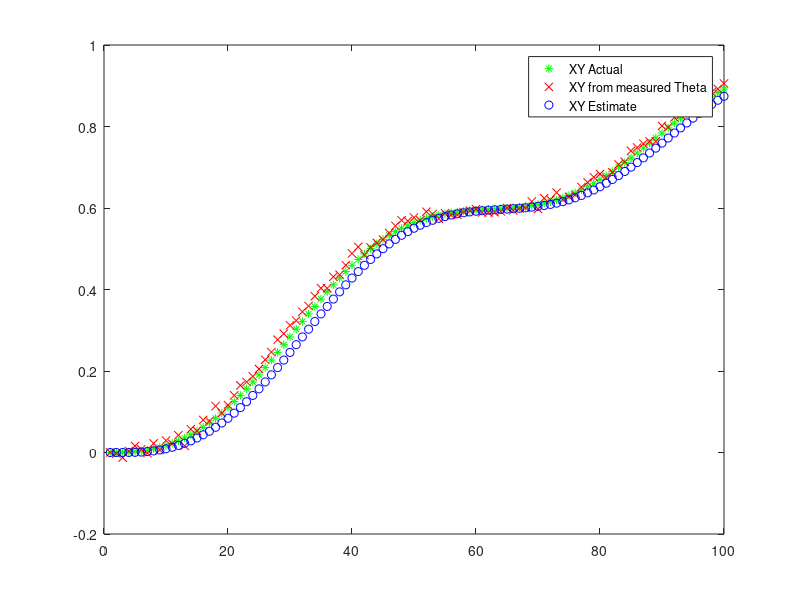

Source code (MATLAB):
% mapping theta acceleration to x and y position
% nonlinear
% more parameters that can be tuned in exchange for better prediction

dt = 0.1;
t_total = 10;
N = t_total/dt;
L = 1;

m = 1; % number of measurements
n = 4; % number of states
uNoise = 1e-2;
obsNoise = 1e-2;
% theta_dd = 2/10*ones(N,1);
theta_dd = 1/10 * sin(0:dt:(t_total-dt));% + 0.2;
theta_dd_noise = theta_dd + randn(size(theta_dd))*uNoise;

% UKF Constants
alpha = 1e2; % increasing alpha makes it follow measurements closer; vary as a ratio of state (n)
kappa = 1e-3; % same type of trend as alpha
lambda = alpha^2*(n+kappa)-n;
gamma = sqrt(n+lambda);
Beta = 2; % assuming gaussian distribution
weights_m = [lambda/(n+lambda), ones(1,2*n).*1/2/(n+lambda)];
weights_c = [lambda/(n+lambda) + (1-alpha^2+Beta), ones(1,2*n).*1/2/(n+lambda)];

% actual values
theta_d = cumsum(theta_dd * dt);
theta = cumsum(theta_d * dt);
theta_d_noise = cumsum(theta_dd_noise * dt);
theta_noise = cumsum(theta_d_noise * dt);

% state = x,y,theta, thetad
s0 = [1, 0, 0, 0]';
P0 = diag(ones(4,1));
est = struct('s', s0, 'P', P0);
prior = est; meas = est; post = est;

% state to state+1 transition
f = @(s,u) [L*cos(s(3)), L*sin(s(3)), s(3)+s(4)*dt, s(4)+u*dt]';

% state to measurement transition
h = @(s)  s(3);

R = diag(1e-2*ones(4,1));
Q = 1e1;

% run loop
state_all = zeros(N, n);
z_all = zeros(N,m);
i_t = 1;
t_range = 0:dt:(t_total-dt);
for t = t_range
    u = theta_dd_noise(i_t);
    z = theta_noise(i_t) + dt*theta_d_noise(i_t) + dt^2/2*u + randn(1)*obsNoise;
    % % State Update
    % generate sigma points
    sigma_pts_state = [post.s, post.s + sqrt((n+gamma)*diag(post.P)).*eye(n), post.s - sqrt((n+gamma)*diag(post.P)).*eye(n)];
    % pass through function
    f_sigma_pts_state = [];
    for i = 1:(2*n+1)
        f_sigma_pts_state = [f_sigma_pts_state, f(sigma_pts_state(:,i), u)];
    end
    % estimate mu and covariance
    prior.s = (weights_m * f_sigma_pts_state')';
    prior.P = prior.P*0;
    for i = 1:(2*n+1)
        prior.P = prior.P + weights_c(i)*(f_sigma_pts_state(:,i) - prior.s)*(f_sigma_pts_state(:,i) - prior.s)';
    end
    prior.P = prior.P + R;
    
    % % Measurement Update
    % generate sigma points
    sigma_pts_meas = [prior.s, prior.s + sqrt((n+gamma)*diag(prior.P)).*eye(n), prior.s - sqrt((n+gamma)*diag(prior.P)).*eye(n)];
    % pass through function
    h_sigma_pts_state = [];
    for i = 1:(2*n+1)
        h_sigma_pts_state = [h_sigma_pts_state, h(sigma_pts_meas(:,i))];
    end
    % estimate mu and covariance
    meas.s = weights_m * h_sigma_pts_state';
    meas.P = zeros(m,m);
    for i = 1:(2*n+1)
        meas.P = meas.P + weights_c(i)*(h_sigma_pts_state(:,i) - meas.s')*(h_sigma_pts_state(:,i) - meas.s')';
    end
    meas.P = meas.P + Q;
    % compute cross covariance
    cross_covariance = meas.P*0;
    for i = 1:(2*n+1)
        cross_covariance = cross_covariance + weights_c(i)*(f_sigma_pts_state(:,i) - prior.s)*(h_sigma_pts_state(:,i) - meas.s')';
    end
    % compute K gain
    K = cross_covariance * inv(meas.P);
    % correct/estimate
    post.s = prior.s + K * (z - meas.s);
    % compute covariance
    post.P = prior.P - K*meas.P*K';
    % update values
    state_all(i_t,:) = post.s;
    z_all(i_t) = z;
    i_t = i_t +1;
    prior = post;
end

% plot acceleration: ideal vs. noise
% plot(1:N, theta_dd, 1:N, theta_dd_noise)

% plot velocity: ideal vs. noise vs. estimate
% plot(1:N, theta_d, 'rx', 1:N, theta_d_noise, 1:N, state_all(:,4), 'gx')

% plot theta: actual vs. measured vs. estimated
% plot(1:N, theta_noise, 'gx', 1:N, z_all, 'rx', 1:N, state_all(:,3), 'bo')

% plot x: actual vs. measured vs. estimated
% plot(1:N, L*cos(theta_noise), 'gx', 1:N, L*cos(z_all), 'rx', 1:N, L*cos(state_all(:,3)), 'bo')

% plot x: actual vs. measured vs. estimated
plot(1:N, L*sin(theta_noise), 'g*', 1:N, L*sin(z_all), 'rx', 1:N, state_all(:,2), 'bo')
legend('XY Actual', 'XY from measured Theta', 'XY Estimate')

% plot the x,y position: actual vs. measured vs. estimated
x = L*cos(theta); y = L*sin(theta);
x_noise = L*cos(theta_noise); y_noise = L*sin(theta_noise);
% plot(L*cos(theta_noise), L*sin(theta_noise), 'gx', L*cos(z_all), L*sin(z_all), 'rx', state_all(:,1),state_all(:,2), 'bo')
% axis equal

% plot error in x position
% figure(1)
% subplot(2,1,1)
% plot(t_range, L*cos(state_all(:,3)) - L*cos(theta_noise)', 'bx-')
% subplot(2,1,2)
% plot(t_range, theta_noise, 'ro-')
% 
% figure(2)
% miny = min(L*sin(z_all)); maxy = max(L*sin(z_all));
% minx = min(L*cos(z_all)); maxx = max(L*cos(z_all));
% for i=1:N
%     plot(L*cos(theta_noise(1:i)), L*sin(theta_noise(1:i)), 'gx',...
%         L*cos(z_all(1:i)), L*sin(z_all(1:i)), 'rx', ...
%         state_all(1:i,1),state_all(1:i,3), 'bo')
%     xlim([minx, maxx]); ylim([miny, maxy]);
%     pause(0.01)
% end


